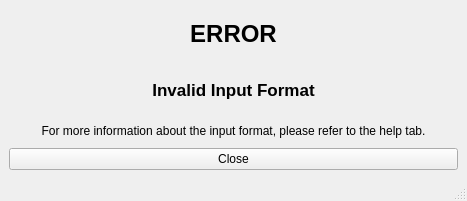
<?xml version="1.0" encoding="UTF-8"?>
<ui version="4.0">
 <class>ErrorWindow</class>
 <widget class="QMainWindow" name="ErrorWindow">
  <property name="geometry">
   <rect>
    <x>0</x>
    <y>0</y>
    <width>467</width>
    <height>201</height>
   </rect>
  </property>
  <property name="windowTitle">
   <string>Error</string>
  </property>
  <widget class="QWidget" name="centralwidget">
   <layout class="QGridLayout" name="gridLayout_2">
    <item row="0" column="0">
     <layout class="QGridLayout" name="gridLayout">
      <item row="1" column="0">
       <layout class="QVBoxLayout" name="verticalLayout_3">
        <item>
         <widget class="QLabel" name="ErrorLabel">
          <property name="font">
           <font>
            <pointsize>18</pointsize>
            <weight>75</weight>
            <bold>true</bold>
           </font>
          </property>
          <property name="text">
           <string>ERROR</string>
          </property>
          <property name="alignment">
           <set>Qt::AlignCenter</set>
          </property>
         </widget>
        </item>
       </layout>
      </item>
      <item row="2" column="0">
       <layout class="QVBoxLayout" name="verticalLayout">
        <item>
         <widget class="QLabel" name="ErrorMsg">
          <property name="font">
           <font>
            <pointsize>13</pointsize>
            <weight>75</weight>
            <bold>true</bold>
           </font>
          </property>
          <property name="text">
           <string>Invalid Input Format</string>
          </property>
          <property name="alignment">
           <set>Qt::AlignCenter</set>
          </property>
         </widget>
        </item>
       </layout>
      </item>
      <item row="3" column="0">
       <layout class="QVBoxLayout" name="verticalLayout_5">
        <item>
         <widget class="QLabel" name="ErrorMsg2">
          <property name="text">
           <string>For more information about the input format, please refer to the help tab.</string>
          </property>
          <property name="alignment">
           <set>Qt::AlignCenter</set>
          </property>
         </widget>
        </item>
        <item>
         <layout class="QVBoxLayout" name="verticalLayout_6">
          <item>
           <widget class="QPushButton" name="CloseButton">
            <property name="text">
             <string>Close</string>
            </property>
           </widget>
          </item>
         </layout>
        </item>
       </layout>
      </item>
     </layout>
    </item>
   </layout>
  </widget>
  <widget class="QMenuBar" name="menubar">
   <property name="geometry">
    <rect>
     <x>0</x>
     <y>0</y>
     <width>467</width>
     <height>21</height>
    </rect>
   </property>
  </widget>
  <widget class="QStatusBar" name="statusbar"/>
 </widget>
 <resources/>
 <connections/>
</ui>
